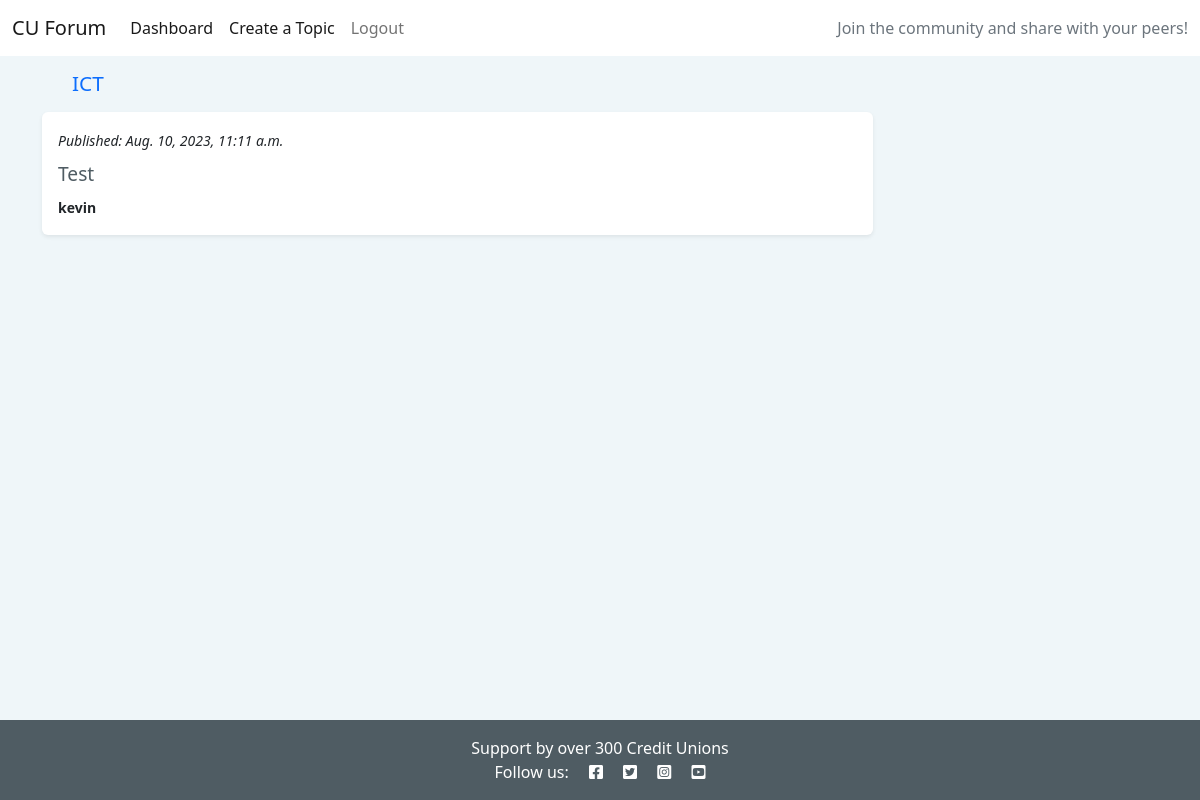
Page /categories/1/ (signed in) on the earlier database version.
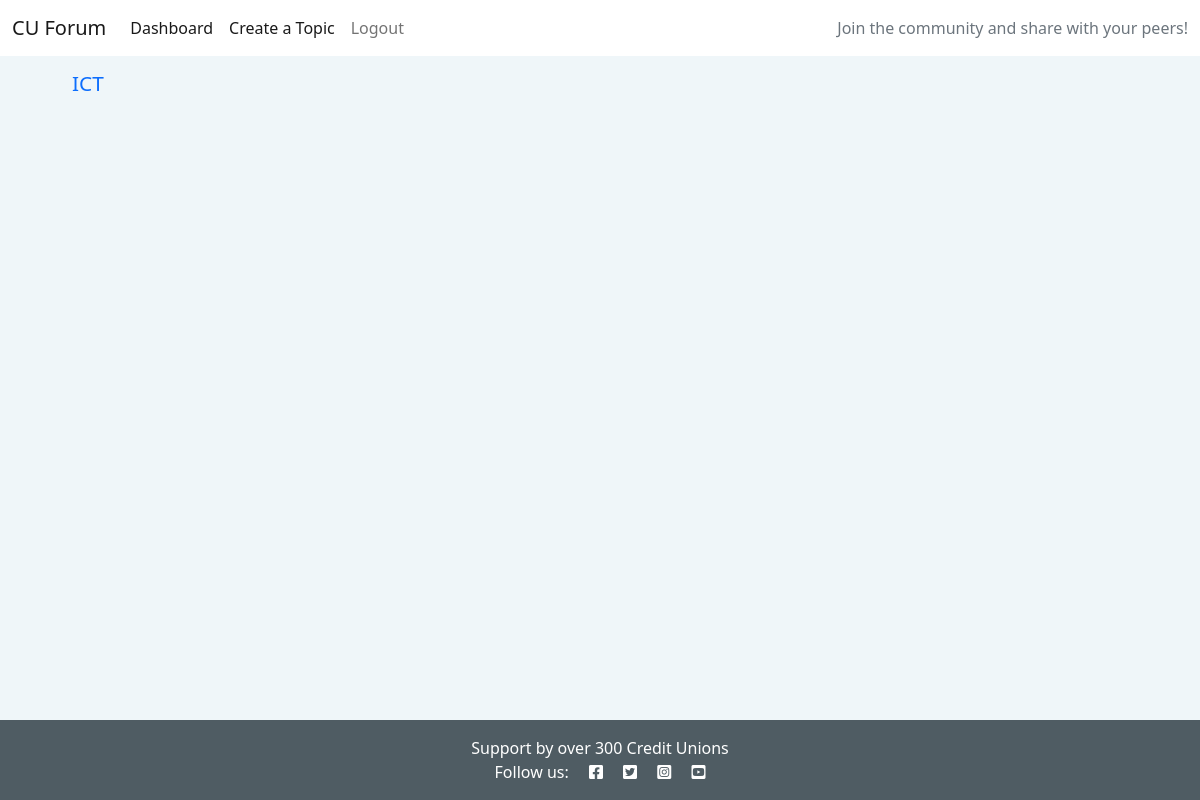
Same page on the later database version.
### socialapp/models.py (models this page shows, shortened)
class Topic(models.Model):
    category = models.ForeignKey(
        TopicCategory,
        related_name="categories",
        on_delete=models.CASCADE)
    creator = models.ForeignKey(User, on_delete=models.CASCADE)
    title = models.CharField(max_length=250, unique=True)
    summary = models.TextField(max_length=500, blank=True)
    created_on = models.DateTimeField(auto_now_add=True)
    updated = models.DateTimeField(auto_now=True)
    slug = models.SlugField(max_length=250, unique=True)
    likes = models.ManyToManyField(User, related_name='topic_like', blank=True)
    topic_trending = models.BooleanField(default=False)
    class Meta:
        ordering = ["-created_on"]
        verbose_name_plural = "Topics"

### socialapp/views.py (the view)
# urls.py: path('categories/<int:pk>/', selected_category_view, name="category-view"),
@login_required(login_url='/')
def selected_category_view(request, pk):
    chosen_category = TopicCategory.objects.get(id=pk)
    category_topics = Topic.objects.filter(category=chosen_category)
    context = {
        'chosen_category': chosen_category,
        'category_topics': category_topics,
    }
    return render(request, 'category_detail.html', context)

### templates/category_detail.html (shortened to what this page needs)
{% extends 'base.html' %}
{% load crispy_forms_tags %}
{% block content %}
<div class="container">
    <div class="row">
        <div class="col-sm-9">
            <div><h2 class="headline">{{chosen_category.name}}</h2></div>
            {% for i in category_topics %}
            <div class="my-3 p-3 bg-body rounded shadow-sm">
                <small class="mb-0"><i>Published: {{i.created_on}}</i></small>
                <h4><a href="{% url 'topic_item' i.slug %}">{{i.title }}</a></h4>
                <small class="mb-0"><strong>{{i.creator}}</strong></small>
            </div>
            {% endfor %}
        </div>
    </div>
</div>
{% endblock %}

Differences in the rows shown:
removed Topic: created_on "Aug. 10, 2023, 11:11 a.m.", title "Test", creator "kevin"
